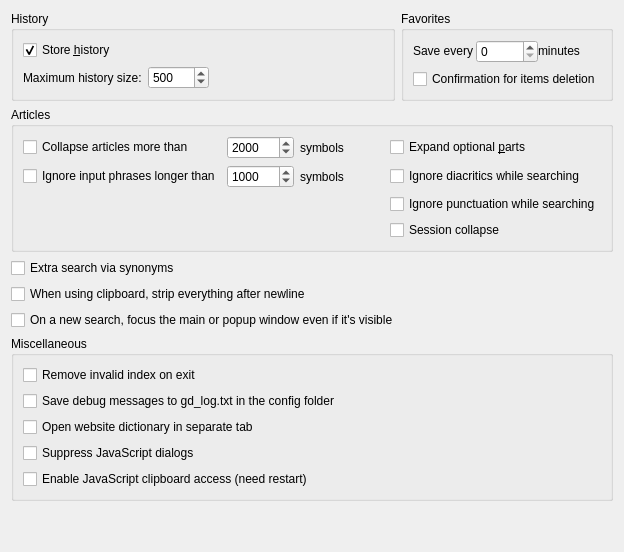
     <widget class="QWidget" name="tab_Advanced">
      <attribute name="icon">
       <iconset resource="../../resources.qrc">
        <normaloff>:/icons/advanced.png</normaloff>:/icons/advanced.png</iconset>
      </attribute>
      <attribute name="title">
       <string>Ad&amp;vanced</string>
      </attribute>
      <layout class="QVBoxLayout" name="verticalLayout_11">
       <item>
        <layout class="QHBoxLayout" name="horizontalLayout_15">
         <item>
          <widget class="QGroupBox" name="historyBox">
           <property name="title">
            <string>History</string>
           </property>
           <layout class="QVBoxLayout" name="verticalLayout_14">
            <item>
             <widget class="QCheckBox" name="storeHistory">
              <property name="toolTip">
               <string>Turn this option on to store history of the translated words</string>
              </property>
              <property name="text">
               <string>Store &amp;history</string>
              </property>
              <property name="checked">
               <bool>true</bool>
              </property>
             </widget>
            </item>
            <item>
             <layout class="QHBoxLayout" name="horizontalLayout_9">
              <property name="topMargin">
               <number>0</number>
              </property>
              <item>
               <widget class="QLabel" name="historySizeLabel">
                <property name="buddy">
                  <cstring>historyMaxSizeField</cstring>
                </property>
                <property name="toolTip">
                 <string>Specify the maximum number of entries to keep in history.</string>
                </property>
                <property name="text">
                 <string>Maximum history size:</string>
                </property>
               </widget>
              </item>
              <item>
               <widget class="QSpinBox" name="historyMaxSizeField">
                <property name="accelerated">
                 <bool>true</bool>
                </property>
                <property name="maximum">
                 <number>99999</number>
                </property>
                <property name="value">
                 <number>500</number>
                </property>
               </widget>
              </item>
              <item>
               <spacer name="horizontalSpacer_8">
                <property name="orientation">
                 <enum>Qt::Horizontal</enum>
                </property>
                <property name="sizeHint" stdset="0">
                 <size>
                  <width>40</width>
                  <height>20</height>
                 </size>
                </property>
               </spacer>
              </item>
             </layout>
            </item>
           </layout>
          </widget>
         </item>
         <item>
          <widget class="QGroupBox" name="favoritesBox">
           <property name="title">
            <string>Favorites</string>
           </property>
           <layout class="QVBoxLayout" name="verticalLayout_21">
            <item>
             <layout class="QHBoxLayout" name="horizontalLayout_16">
              <property name="spacing">
               <number>0</number>
              </property>
              <item>
               <widget class="QLabel" name="label_17">
                <property name="buddy">
                  <cstring>favoritesSaveIntervalField</cstring>
                </property>
                <property name="sizePolicy">
                 <sizepolicy hsizetype="Minimum" vsizetype="Fixed">
                  <horstretch>0</horstretch>
                  <verstretch>0</verstretch>
                 </sizepolicy>
                </property>
                <property name="toolTip">
                 <string>Favorites saving interval. If set to 0 Favorites will be saved only during exit.</string>
                </property>
                <property name="text">
                 <string>Save every</string>
                </property>
               </widget>
              </item>
              <item>
               <widget class="QSpinBox" name="favoritesSaveIntervalField">
                <property name="maximum">
                 <number>120</number>
                </property>
               </widget>
              </item>
              <item>
               <widget class="QLabel" name="label_18">
                <property name="sizePolicy">
                 <sizepolicy hsizetype="Minimum" vsizetype="Fixed">
                  <horstretch>0</horstretch>
                  <verstretch>0</verstretch>
                 </sizepolicy>
                </property>
                <property name="text">
                 <string>minutes</string>
                </property>
               </widget>
              </item>
             </layout>
            </item>
            <item>
             <widget class="QCheckBox" name="confirmFavoritesDeletion">
              <property name="toolTip">
               <string>Turn this option on to confirm every operation of items deletion</string>
              </property>
              <property name="text">
               <string>Confirmation for items deletion</string>
              </property>
             </widget>
            </item>
           </layout>
          </widget>
         </item>
        </layout>
       </item>
       <item>
        <widget class="QGroupBox" name="groupBox_6">
         <property name="title">
          <string>Articles</string>
         </property>
         <layout class="QGridLayout" name="gridLayout_3">
          <item row="2" column="4">
           <widget class="QCheckBox" name="ignorePunctuation">
            <property name="text">
             <string>Ignore punctuation while searching</string>
            </property>
           </widget>
          </item>
          <item row="1" column="1">
           <widget class="QSpinBox" name="inputPhraseLengthLimit">
            <property name="accessibleName">
             <string>Ignore input phrases longer than, number of symbols</string>
            </property>
            <property name="toolTip">
             <string>Input phrases longer than this size will be ignored</string>
            </property>
            <property name="maximum">
             <number>9999999</number>
            </property>
            <property name="singleStep">
             <number>10</number>
            </property>
            <property name="value">
             <number>1000</number>
            </property>
           </widget>
          </item>
          <item row="1" column="2">
           <widget class="QLabel" name="label_19">
            <property name="text">
             <string>symbols</string>
            </property>
           </widget>
          </item>
          <item row="0" column="0">
           <widget class="QCheckBox" name="collapseBigArticles">
            <property name="toolTip">
             <string>Select this option to automatic collapse big articles</string>
            </property>
            <property name="text">
             <string>Collapse articles more than</string>
            </property>
           </widget>
          </item>
          <item row="1" column="0">
           <widget class="QCheckBox" name="limitInputPhraseLength">
            <property name="toolTip">
             <string>Turn this option on to ignore unreasonably long input text
from mouse-over, selection, clipboard or command line</string>
            </property>
            <property name="text">
             <string>Ignore input phrases longer than</string>
            </property>
            <property name="checked">
             <bool>false</bool>
            </property>
           </widget>
          </item>
          <item row="1" column="3">
           <spacer name="horizontalSpacer_14">
            <property name="orientation">
             <enum>Qt::Horizontal</enum>
            </property>
            <property name="sizeHint" stdset="0">
             <size>
              <width>40</width>
              <height>20</height>
             </size>
            </property>
           </spacer>
          </item>
          <item row="0" column="2">
           <widget class="QLabel" name="label_13">
            <property name="text">
             <string>symbols</string>
            </property>
           </widget>
          </item>
          <item row="0" column="1">
           <widget class="QSpinBox" name="articleSizeLimit">
            <property name="accessibleName">
             <string>Collapse articles longer than, number of symbols</string>
            </property>
            <property name="toolTip">
             <string>Articles longer than this size will be collapsed</string>
            </property>
            <property name="maximum">
             <number>100000</number>
            </property>
            <property name="singleStep">
             <number>50</number>
            </property>
            <property name="value">
             <number>2000</number>
            </property>
           </widget>
          </item>
          <item row="0" column="4">
           <widget class="QCheckBox" name="alwaysExpandOptionalParts">
            <property name="toolTip">
             <string>Turn this option on to always expand optional parts of articles</string>
            </property>
            <property name="text">
             <string>Expand optional &amp;parts</string>
            </property>
           </widget>
          </item>
          <item row="1" column="4">
           <widget class="QCheckBox" name="ignoreDiacritics">
            <property name="toolTip">
             <string>Turn this option on to ignore diacritics while searching articles</string>
            </property>
            <property name="text">
             <string>Ignore diacritics while searching</string>
            </property>
           </widget>
          </item>
          <item row="0" column="3">
           <spacer name="horizontalSpacer_11">
            <property name="orientation">
             <enum>Qt::Horizontal</enum>
            </property>
            <property name="sizeHint" stdset="0">
             <size>
              <width>40</width>
              <height>20</height>
             </size>
            </property>
           </spacer>
          </item>
          <item row="3" column="4">
           <widget class="QCheckBox" name="sessionCollapse">
            <property name="toolTip">
             <string>During successive searches,if one dictionary is collapsed by manual, it will remain collapsed in the next search</string>
            </property>
            <property name="text">
             <string>Session collapse</string>
            </property>
           </widget>
          </item>
         </layout>
        </widget>
       </item>
       <item>
        <widget class="QCheckBox" name="synonymSearchEnabled">
         <property name="toolTip">
          <string>Turn this option on to enable extra articles search via synonym lists
from Stardict, Babylon and GLS dictionaries</string>
         </property>
         <property name="text">
          <string>Extra search via synonyms</string>
         </property>
        </widget>
       </item>
       <item>
        <widget class="QCheckBox" name="stripClipboard">
         <property name="text">
          <string>When using clipboard, strip everything after newline</string>
         </property>
        </widget>
       </item>
       <item>
        <widget class="QCheckBox" name="raiseWindowOnSearch">
         <property name="text">
          <string>On a new search, focus the main or popup window even if it's visible</string>
         </property>
        </widget>
       </item>
       <item>
        <widget class="QGroupBox" name="groupBox_7">
         <property name="title">
          <string>Miscellaneous</string>
         </property>
         <layout class="QVBoxLayout" name="verticalLayout_20">
          <item>
           <widget class="QCheckBox" name="removeInvalidIndexOnExit">
            <property name="text">
             <string>Remove invalid index on exit</string>
            </property>
           </widget>
          </item>
          <item>
           <widget class="QCheckBox" name="enableApplicationLog">
            <property name="text">
             <string>Save debug messages to gd_log.txt in the config folder</string>
            </property>
           </widget>
          </item>
          <item>
           <widget class="QCheckBox" name="openWebsiteInNewTab">
            <property name="text">
             <string>Open website dictionary in separate tab</string>
            </property>
           </widget>
          </item>
          <item>
           <widget class="QCheckBox" name="suppressWebDialogs">
            <property name="toolTip">
             <string>Suppress JavaScript alerts, confirms, and prompts in the article view.</string>
            </property>
            <property name="text">
             <string>Suppress JavaScript dialogs</string>
            </property>
           </widget>
          </item>
          <item>
           <widget class="QCheckBox" name="enableJavaScriptClipboard">
            <property name="toolTip">
             <string>Allow JavaScript to access clipboard in the article view.</string>
            </property>
            <property name="text">
             <string>Enable JavaScript clipboard access (need restart)</string>
            </property>
           </widget>
          </item>
         </layout>
        </widget>
       </item>
       <item>
        <spacer name="verticalSpacer_17">
         <property name="orientation">
          <enum>Qt::Vertical</enum>
         </property>
         <property name="sizeHint" stdset="0">
          <size>
           <width>20</width>
           <height>40</height>
          </size>
         </property>
        </spacer>
       </item>
      </layout>
     </widget>
